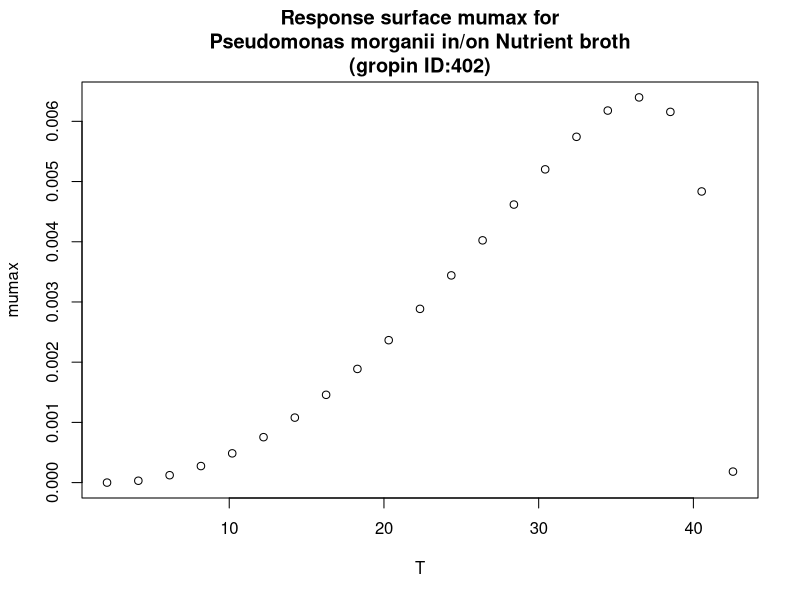

Source code (R):
#############################
# start of Parameter script
#############################
T <- seq(2.1021,42.5574425574426,length.out=21)
#############################
# end of Parameter script
#############################
############################# 
# start of Model script Gropin ID 402 
#############################
 
# constant coefficients for this model
 
variables <- data.frame(T)
argumentsPar <- expand.grid(variables)
 
# heart of the model
response_surface <- function(T) {
   mumax <-(6.4*(10^-3)*(T-42.6)*((T-2.1)^2))/((36.7-2.1)*((36.7-2.1)*(T-36.7)-(36.7-42.6)*(36.7+2.1-2*T)))

return(mumax=mumax)
} 

# output parameters
responseSurface <- cbind(argumentsPar,response_surface(argumentsPar['T']))
colnames(responseSurface) <- c(colnames(argumentsPar),'mumax')
#############################
# End of Model script
#############################
############################# 
# start of Visualisation script Gropin ID 402 
#############################
plot(T,responseSurface$'mumax',xlab='T',
                          ylab='mumax',main='Response surface mumax for
Pseudomonas morganii in/on Nutrient broth
(gropin ID:402)')
#############################
# End of Visualisation script
#############################
